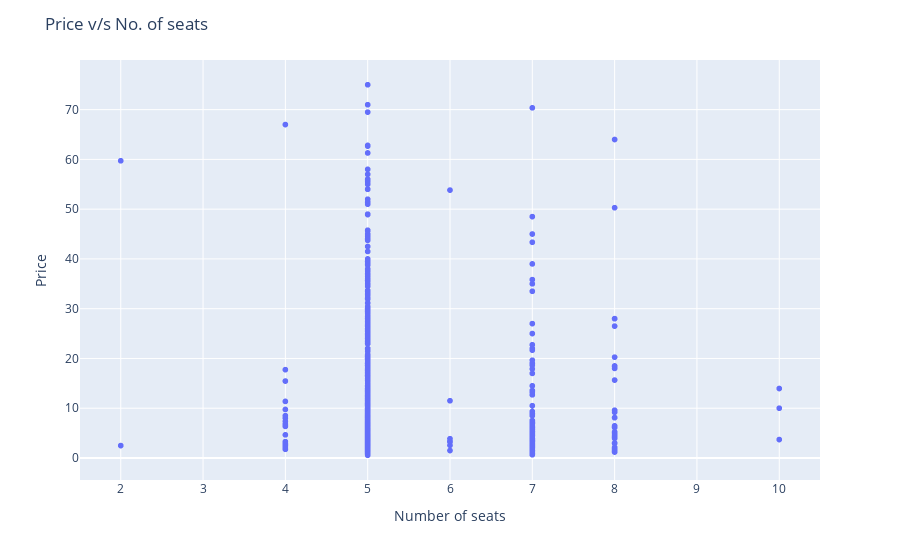

Here is the notebook cell this chart was saved with:
### Code cell
fig = px.scatter(data,x='Seats', y='Price')
fig.update_layout(title='Price v/s No. of seats',xaxis_title="Number of seats",yaxis_title="Price")
fig.show()

### Figure 1 — Plotly figure (JSON) as saved in the notebook; plotly's stock layout.template omitted (floating-point values rounded to 4 significant figures; data arrays with more than 128 entries replaced by an {"elided": "..."} marker saying what was removed)
{"data": [{"hovertemplate": "Seats=%{x}<br>Price=%{y}<extra></extra>", "legendgroup": "", "marker": {"color": "#636efa", "symbol": "circle"}, "mode": "markers", "name": "", "showlegend": false, "type": "scattergl", "x": {"elided": "1234 int values"}, "xaxis": "x", "y": {"elided": "1234 float values"}, "yaxis": "y"}], "layout": {"legend": {"tracegroupgap": 0}, "margin": {"t": 60}, "title": {"text": "Price v/s No. of seats"}, "xaxis": {"anchor": "y", "domain": [0, 1], "title": {"text": "Number of seats"}}, "yaxis": {"anchor": "x", "domain": [0, 1], "title": {"text": "Price"}}}}
